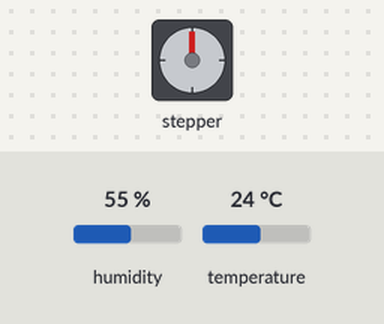
Bench run of a sketch on a simulated Arduino Uno, built with avr-gcc and run on an emulated ATmega328P. Shown: stepper motor. Inputs (shaded band) come from the test bench; at power-on: humidity 55 %, temperature 24 °C. Stepper angles assume 2038 steps per turn; what the sketch prints to the serial monitor is not drawn.

Above: at 0.05 s.
At 0.2 s:
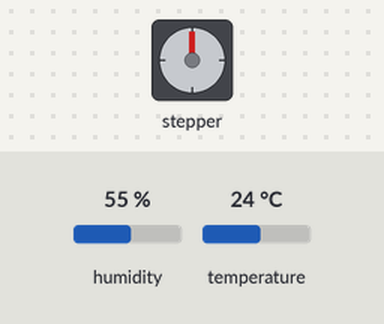
At 1.3 s:
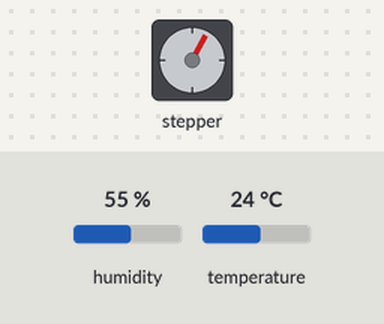
Timing chart, 0 to 3.1 s (numbered marks = the images above):
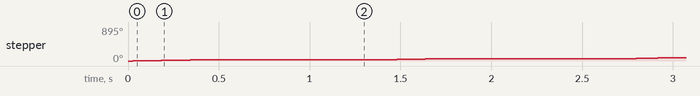

Measured:
- by itself, stepper: turns 29° clockwise in 0.32 s, repeating every 1.3 s

The sketch:

Step-nhietdodoam.ino
```cpp
#include <DHT.h>
#include <Stepper.h>
const int DHT11_PIN= 2 ; //chân D2
const int DHTTYPE = DHT11;
DHT dht(DHT11_PIN, DHTTYPE);

const int stepsPerRevolution = 2038;


// Pins entered in sequence IN1-IN3-IN2-IN4 for proper step sequence
Stepper myStepper = Stepper(stepsPerRevolution, 8, 10, 9, 11);

void setup() {
    myStepper.setSpeed(15);
    Serial.begin(9600);
    dht.begin();
}

void loop() {
  float h = dht.readHumidity();    //Đọc độ ẩm
  float t = dht.readTemperature(); //Đọc nhiệt độ

	if (isnan(h) || isnan(t)) {
    Serial.println("Lỗi khi đọc cảm biến DHT!");
    return;
}

  Serial.print("Nhiệt độ: ");
  Serial.print(t);
  Serial.print("°C, Độ ẩm: ");
  Serial.print(h);
  Serial.print("%");
  Serial.print("   |   ");


  if (t > 28 && h > 70){
    myStepper.step(stepsPerRevolution/4);// 360/4 = 90
    Serial.println("Rotate : 90 ");
    delay(1000);
  }

  // myStepper.step(stepsPerRevolution/6);// 360/6 = 60
  // Serial.println("Rotate : 60 ");
	// delay(1000);

	// myStepper.step(stepsPerRevolution/8);// 360/8 = 45
  // Serial.println("Rotate : 45 ");
	// delay(1000);
else{
  myStepper.step(stepsPerRevolution/12);// 360/12 = 30
  Serial.println("Rotate : 30 ");
	delay(1000);}

}
```
